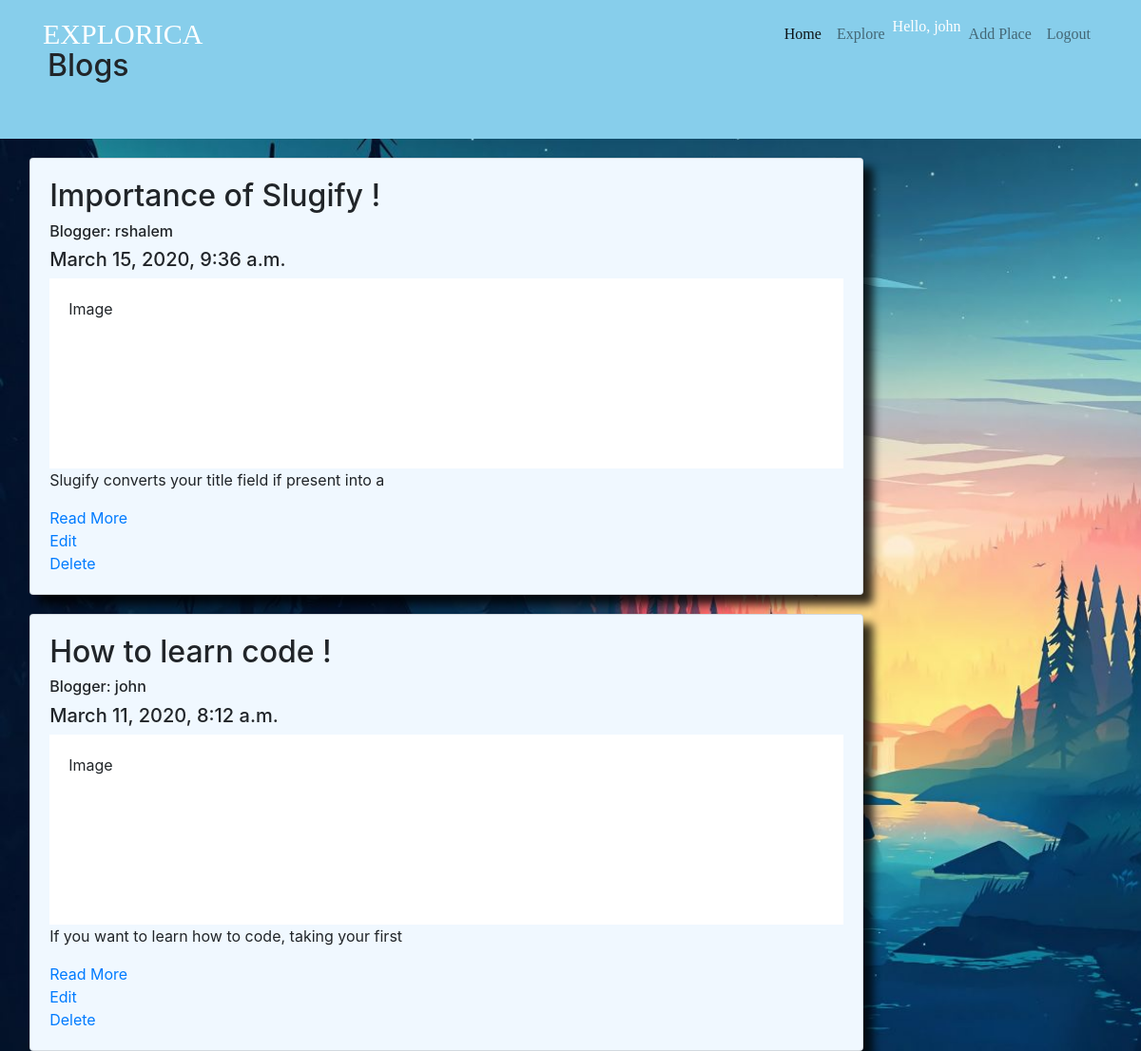
Screenshot of /blog/ (signed in) with the database file from the repository.
### blog/models.py (models this page shows, shortened)
class Article(models.Model):
    article_image = models.ImageField(upload_to='images/', blank=True)
    article_title = models.CharField(max_length=50)
    user = models.ForeignKey(User, related_name='author', default=1, on_delete=models.CASCADE)
    article_about = models.TextField()
    slug = models.SlugField(unique=True, default=2)
    date_published = models.DateTimeField(auto_now_add=True)
    def snippet(self):
        return self.article_about[:51]

### blog/views.py (the view)
# urls.py: path('', views.index, name='index'),
def index(request):
    all_article = Article.objects.all().order_by('-date_published')
    return render(request, 'blog/index.html', {'all_article': all_article})

### blog/templates/blog/index.html
{% extends 'main/base.html' %}
{% block content %}
    <div class="header">
      <h2> Blogs </h2>
    </div>
    {% for article in all_article %}
    <div class="row">
      <div class="leftcolumn">
        <div class="card">
          <h2>{{ article.article_title }}</h2>
          <h6>Blogger: {{ article.user }}</h6>
          <h5>{{ article.date_published }}</h5>
          <div class="fakeimg" style="height:200px;">Image</div>
          <p>{{ article.snippet }}</p>
          <a href="{% url 'blog:detail-blog' article.slug %}"> Read More </a>
          <a href="{% url 'blog:edit-blog' article.slug %}"> Edit </a>
          <a href="{% url 'blog:delete-blog' article.slug %}"> Delete </a>
        </div>
      </div>
    </div>
    {% endfor %}
{% endblock %}

### main/templates/main/includes/navbar.html (shortened to what this page needs)
    <nav class="navbar navbar-expand-lg navbar-light fixed-top">
        <div class="container">
              <a class="navbar-brand" href="{% url 'main:homepage' %}">EXPLORICA</a>
                  <div class="collapse navbar-collapse" id="navbarSupportedContent">
                    <ul class="navbar-nav ml-auto">
                      <li class="nav-item active">
                        <a class="nav-link" href="#">Home </a>
                      </li>
                      <li class="nav-item">
                        <a class="nav-link" href="{% url 'main:explore' %}">Explore</a>
                      </li>
                      {% if user.is_authenticated %}
                          <li class="nav-item">
                              Hello, {{ user.username }}
                          </li>
                          <li class="nav-item">
                            <a class="nav-link" href="#">Add Place</a>
                          </li>
                          <li class="nav-item">
                            <a class="nav-link" href="{% url 'main:logout' %}">Logout</a>
                          </li>
                      {% endif %}
                    </ul>
                  </div>
        </div>
    </nav>

### main/static/main/style.css (style rules this page uses)
.navbar .navbar-brand { font-size: 30px; font-family: 'Baron Neue Bold'; color: white; }
.nav-item { font-family: 'Baron Neue Bold'; color: white; }
body { background-image: url("images/c.jpg"); background-size: cover ; }
.card { margin-top:15%; margin-left: 5%; position:relative; transition: 3s; box-shadow: 10px 10px 10px rgba(0,0,0,0.8); }
.header { padding: 50px; font-size: 40px; text-align: left; background: skyblue; }
.leftcolumn { float: left; width: 75%; }
.fakeimg { background-color: white; width: 100%; padding: 20px; }
.card { background-color: aliceblue; padding: 20px; margin-top: 20px; }

### rows the page displays
Article: article_title "Importance of Slugify !", user "rshalem", date_published "March 15, 2020, 9:36 a.m.", snippet "Slugify converts your title field if present into a"
Article: article_title "How to learn code !", user "john", date_published "March 11, 2020, 8:12 a.m.", snippet "If you want to learn how to code, taking your first"

### other values shown
{{ user.username }} "john"
